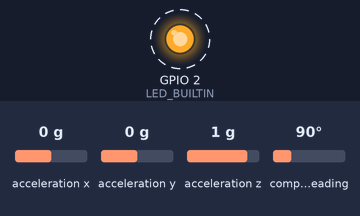
The sketch below on a simulated ESP32. Shown: output pins drawn as LEDs (lit = HIGH). Dashed ring = blinking. The inputs (shaded band) are chosen by the test bench; at power-on: acceleration x 0 g, acceleration y 0 g, acceleration z 1 g, compass heading 90°. What the sketch prints to the serial monitor is not drawn.

Above: at 0.15 s.
Timing chart, 0 to 3.0 s (numbered marks = the images above):
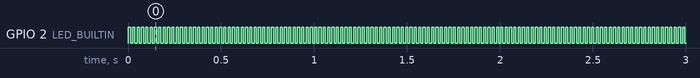

Measured:
- by itself, GPIO 2 (LED_BUILTIN): alternates HIGH for 0.01 s and LOW for 0.01 s

The sketch:

readBno.ino
```cpp
#include <Wire.h>
#include <Adafruit_Sensor.h>
#include <Adafruit_BNO055.h>

// Onboard LED
#ifndef LED_BUILTIN
#define LED_BUILTIN 25
#endif

// Use I2C1 (pins 6=SDA, 7=SCL on RP2350)
#define BNO_SDA 6
#define BNO_SCL 7

// Create the sensor object on I2C1
Adafruit_BNO055 bno = Adafruit_BNO055(55, 0x29, &Wire1);

void setup() {
  pinMode(LED_BUILTIN, OUTPUT);
  digitalWrite(LED_BUILTIN, LOW);

  Serial.begin(115200);
  while (!Serial) { delay(10); }

  Serial.println("RP2350 + BNO055 I2C test (pins 6=SDA, 7=SCL)");

  // Configure Wire1 pins and speed
  Wire1.setSDA(BNO_SDA);
  Wire1.setSCL(BNO_SCL);
  Wire1.begin();

  if (!bno.begin()) {
    Serial.println("No BNO055 detected, check wiring or I2C addr (0x28/0x29)");
    while (1) {
      digitalWrite(LED_BUILTIN, !digitalRead(LED_BUILTIN));
      delay(200);
    }
  }

  // Use external crystal if available
  bno.setExtCrystalUse(true);

  Serial.println("BNO055 ready");
}

void loop() {
  // Get Euler orientation (heading, roll, pitch)
  sensors_event_t event;
  bno.getEvent(&event);

  Serial.print("Heading=");
  Serial.print(event.orientation.x, 1);
  Serial.print("  Roll=");
  Serial.print(event.orientation.z, 1);
  Serial.print("  Pitch=");
  Serial.println(event.orientation.y, 1);

  digitalWrite(LED_BUILTIN, !digitalRead(LED_BUILTIN));
  delay(10);
}
```
